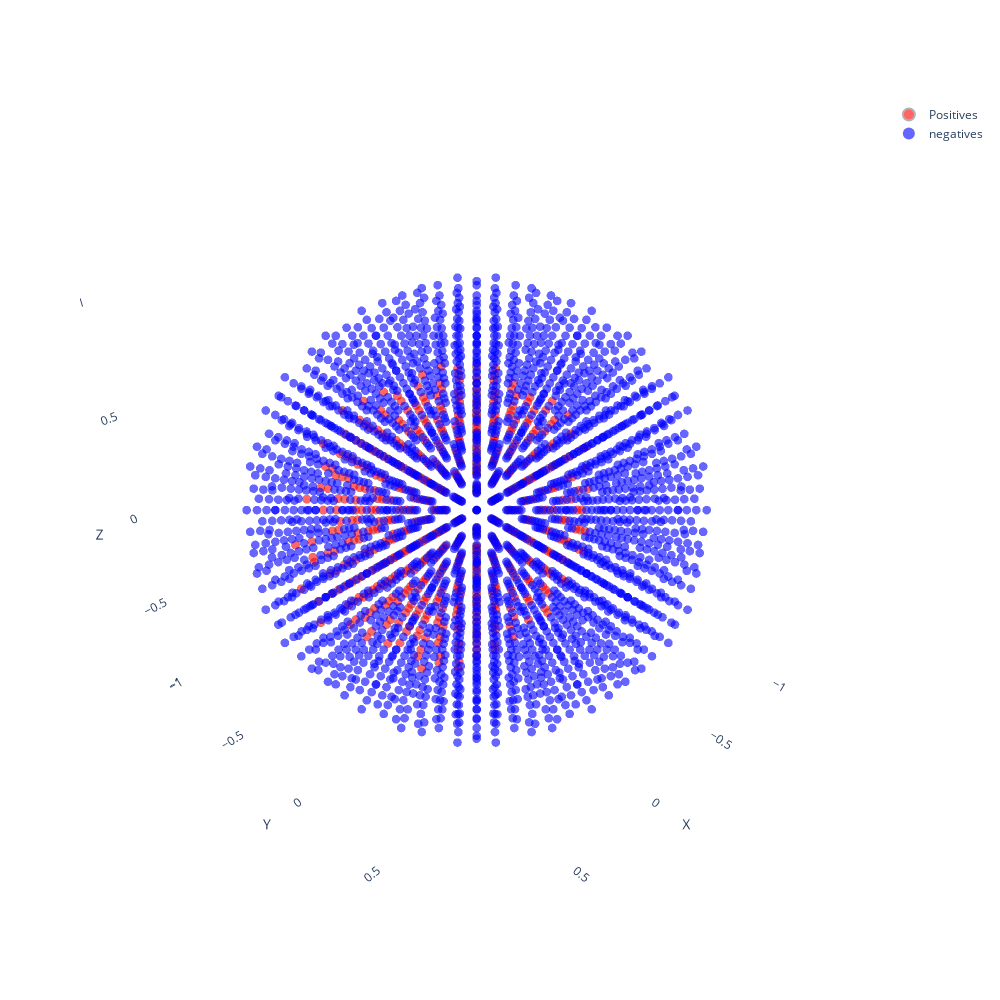

Write notebook code for a chart like this one.
### Code cell
# Create scatter traces
traces = []

tp_points = unique_points[unique_labels]
traces.append(go.Scatter3d(
    x=tp_points[:, 0],
    y=tp_points[:, 1],
    z=tp_points[:, 2],
    mode='markers',
    marker=dict(size=3, color='red', line=dict(color='gray', width=1)),
    name='Positives',
    opacity=0.6
))

tn_points = unique_points[~unique_labels]
traces.append(go.Scatter3d(
    x=tn_points[:, 0],
    y=tn_points[:, 1],
    z=tn_points[:, 2],
    mode='markers',
    marker=dict(size=3, color='blue'),
    name='negatives',
    opacity=0.6
))


# Combine and render figure
fig = go.Figure(data=traces)
fig.update_layout(
    scene=dict(
        xaxis=dict(
            title='X',
            showgrid=False,
            showbackground=False,
            zeroline=False,
            visible=True
        ),
        yaxis=dict(
            title='Y',
            showgrid=False,
            showbackground=False,
            zeroline=False,
            visible=True
        ),
        zaxis=dict(
            title='Z',
            showgrid=False,
            showbackground=False,
            zeroline=False,
            visible=True
        ),
        aspectmode='cube'
    ),
    legend=dict(itemsizing='constant'), width=1000, height=1000,
    paper_bgcolor='white'
)
fig.show()

### Figure 1 — Plotly figure (JSON) as saved in the notebook; plotly's stock layout.template omitted (floating-point values rounded to 4 significant figures; data arrays with more than 128 entries replaced by an {"elided": "..."} marker saying what was removed)
{"data": [{"marker": {"color": "red", "line": {"color": "gray", "width": 1}, "size": 3}, "mode": "markers", "name": "Positives", "opacity": 0.6, "x": {"elided": "538 float values"}, "y": {"elided": "538 float values"}, "z": {"elided": "538 float values"}, "type": "scatter3d"}, {"marker": {"color": "blue", "size": 3}, "mode": "markers", "name": "negatives", "opacity": 0.6, "x": {"elided": "2574 float values"}, "y": {"elided": "2574 float values"}, "z": {"elided": "2574 float values"}, "type": "scatter3d"}], "layout": {"scene": {"xaxis": {"title": {"text": "X"}, "showgrid": false, "showbackground": false, "zeroline": false, "visible": true}, "yaxis": {"title": {"text": "Y"}, "showgrid": false, "showbackground": false, "zeroline": false, "visible": true}, "zaxis": {"title": {"text": "Z"}, "showgrid": false, "showbackground": false, "zeroline": false, "visible": true}, "aspectmode": "cube"}, "legend": {"itemsizing": "constant"}, "width": 1000, "height": 1000, "paper_bgcolor": "white"}}
